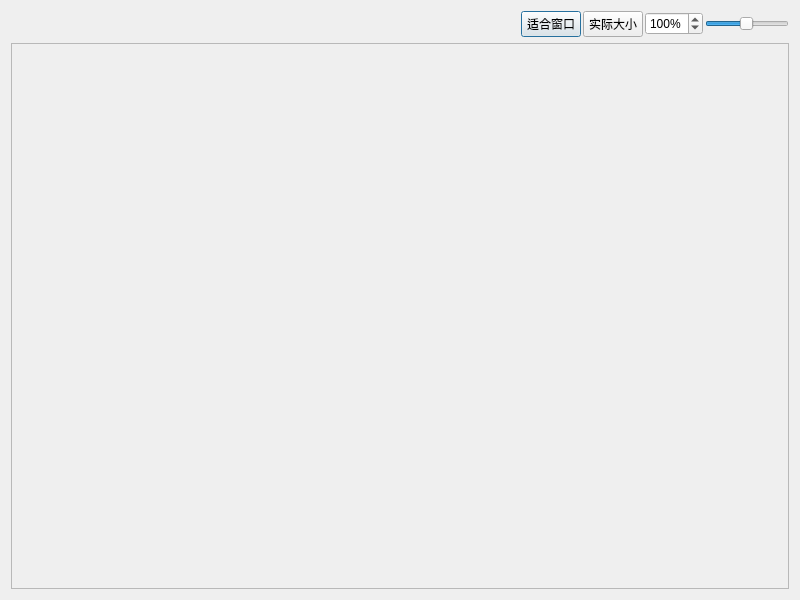
<?xml version="1.0" encoding="UTF-8"?>
<ui version="4.0">
 <class>ImgDialog</class>
 <widget class="QDialog" name="ImgDialog">
  <property name="geometry">
   <rect>
    <x>0</x>
    <y>0</y>
    <width>800</width>
    <height>600</height>
   </rect>
  </property>
  <property name="minimumSize">
   <size>
    <width>540</width>
    <height>400</height>
   </size>
  </property>
  <property name="windowTitle">
   <string>查看图片</string>
  </property>
  <property name="windowIcon">
   <iconset>
    <normaloff>../RoadExtraction-build-desktop-Qt_4_8_0_for_Desktop_-_MSVC2010__Qt_SDK____/image/RoadExtraction.ico</normaloff>../RoadExtraction-build-desktop-Qt_4_8_0_for_Desktop_-_MSVC2010__Qt_SDK____/image/RoadExtraction.ico</iconset>
  </property>
  <layout class="QVBoxLayout" name="verticalLayout_2">
   <item>
    <layout class="QVBoxLayout" name="verticalLayout">
     <item>
      <layout class="QHBoxLayout" name="horizontalLayout_2">
       <property name="spacing">
        <number>2</number>
       </property>
       <item>
        <widget class="QLabel" name="label_size">
         <property name="text">
          <string/>
         </property>
        </widget>
       </item>
       <item>
        <spacer name="horizontalSpacer_2">
         <property name="orientation">
          <enum>Qt::Horizontal</enum>
         </property>
         <property name="sizeHint" stdset="0">
          <size>
           <width>40</width>
           <height>20</height>
          </size>
         </property>
        </spacer>
       </item>
       <item>
        <widget class="QPushButton" name="pushButton_fit">
         <property name="sizePolicy">
          <sizepolicy hsizetype="Minimum" vsizetype="Fixed">
           <horstretch>0</horstretch>
           <verstretch>0</verstretch>
          </sizepolicy>
         </property>
         <property name="maximumSize">
          <size>
           <width>60</width>
           <height>16777215</height>
          </size>
         </property>
         <property name="text">
          <string>适合窗口</string>
         </property>
        </widget>
       </item>
       <item>
        <widget class="QPushButton" name="pushButton_original">
         <property name="maximumSize">
          <size>
           <width>60</width>
           <height>16777215</height>
          </size>
         </property>
         <property name="text">
          <string>实际大小</string>
         </property>
        </widget>
       </item>
       <item>
        <widget class="QSpinBox" name="spinBox">
         <property name="suffix">
          <string>%</string>
         </property>
         <property name="minimum">
          <number>5</number>
         </property>
         <property name="maximum">
          <number>200</number>
         </property>
         <property name="singleStep">
          <number>5</number>
         </property>
         <property name="value">
          <number>100</number>
         </property>
        </widget>
       </item>
       <item>
        <widget class="QSlider" name="horizontalSlider">
         <property name="sizePolicy">
          <sizepolicy hsizetype="Fixed" vsizetype="Fixed">
           <horstretch>0</horstretch>
           <verstretch>0</verstretch>
          </sizepolicy>
         </property>
         <property name="minimum">
          <number>5</number>
         </property>
         <property name="maximum">
          <number>200</number>
         </property>
         <property name="singleStep">
          <number>5</number>
         </property>
         <property name="value">
          <number>100</number>
         </property>
         <property name="orientation">
          <enum>Qt::Horizontal</enum>
         </property>
        </widget>
       </item>
      </layout>
     </item>
     <item>
      <widget class="QScrollArea" name="scrollArea">
       <property name="widgetResizable">
        <bool>true</bool>
       </property>
       <widget class="QWidget" name="scrollAreaWidgetContents">
        <property name="geometry">
         <rect>
          <x>0</x>
          <y>0</y>
          <width>778</width>
          <height>547</height>
         </rect>
        </property>
        <layout class="QHBoxLayout" name="horizontalLayout_3">
         <item>
          <widget class="QLabel" name="label_pixmap">
           <property name="contextMenuPolicy">
            <enum>Qt::CustomContextMenu</enum>
           </property>
           <property name="text">
            <string/>
           </property>
           <property name="alignment">
            <set>Qt::AlignCenter</set>
           </property>
          </widget>
         </item>
        </layout>
       </widget>
      </widget>
     </item>
    </layout>
   </item>
  </layout>
  <action name="action_Open">
   <property name="text">
    <string>打开...</string>
   </property>
   <property name="shortcut">
    <string>Ctrl+O</string>
   </property>
  </action>
  <action name="action_save">
   <property name="text">
    <string>另存为...</string>
   </property>
   <property name="shortcut">
    <string>Ctrl+S</string>
   </property>
  </action>
  <action name="action_fit">
   <property name="text">
    <string>适合窗口</string>
   </property>
  </action>
  <action name="action_original">
   <property name="text">
    <string>实际大小</string>
   </property>
  </action>
 </widget>
 <resources/>
 <connections/>
</ui>
